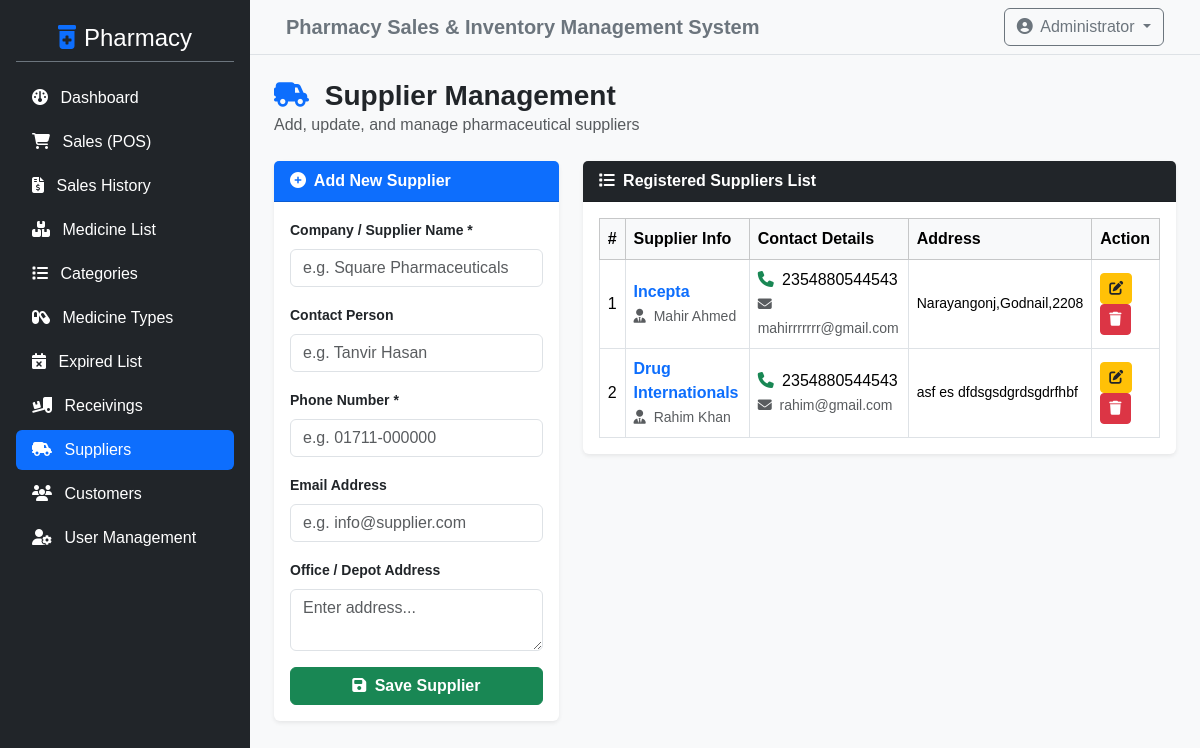
Page /admin/suppliers.php (signed in) on the earlier database version.
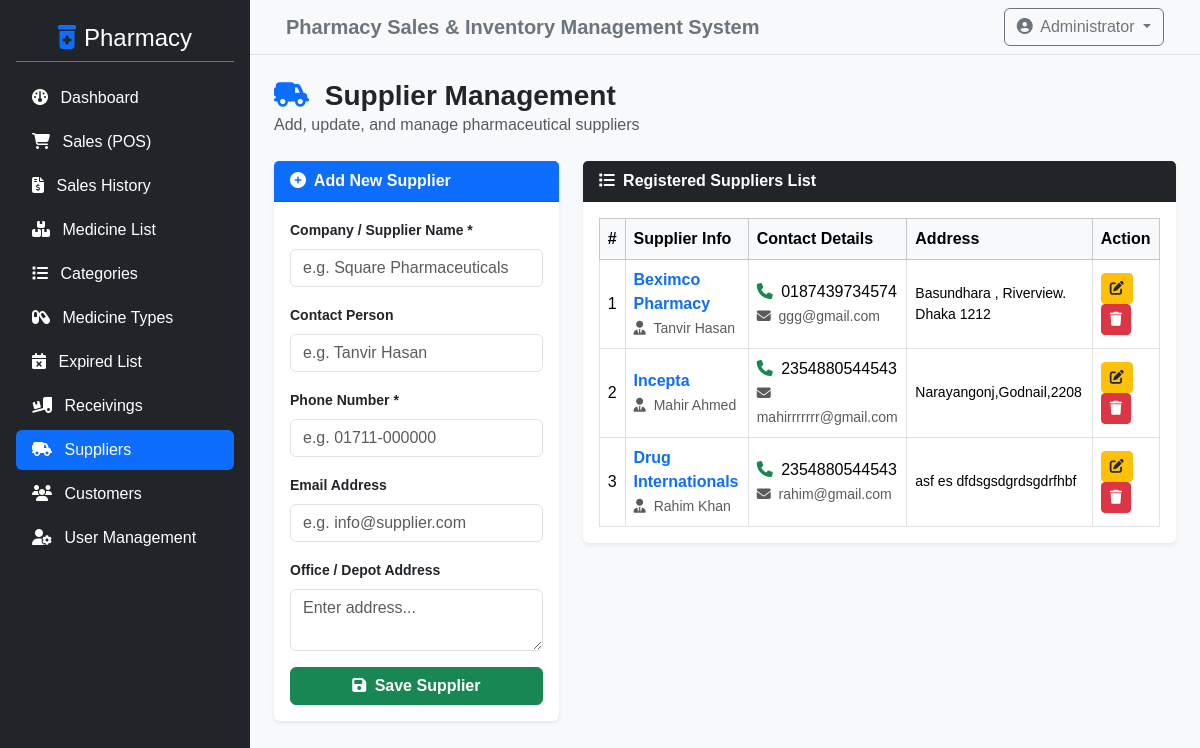
Same page on the later database version.
### tables this page shows
CREATE TABLE `supplier_list` (
  `id` int NOT NULL,
  `supplier_name` varchar(255) NOT NULL,
  `contact_person` varchar(255) DEFAULT NULL,
  `phone` varchar(50) NOT NULL,
  `email` varchar(100) DEFAULT NULL,
  `address` text
);

### admin/suppliers.php (the view, shortened to what the changed rows need)
<?php
include '../config/db_connect.php';
$suppliers = $conn->query("SELECT * FROM supplier_list ORDER BY id DESC");
?>
<?php include '../includes/header.php'; ?>
<div class="d-flex">
    <div class="w-100 bg-light min-vh-100">
        <div class="container-fluid p-4">
            <div class="row g-4">
                <div class="col-md-8">
                    <div class="card shadow-sm border-0">
                        <div class="card-body">
                            <div class="table-responsive">
                                <table class="table table-bordered table-hover align-middle mb-0">
                                    <thead class="table-light">
                                        <tr>
                                            <th>#</th>
                                            <th>Supplier Info</th>
                                            <th>Contact Details</th>
                                            <th>Address</th>
                                            <th>Action</th>
                                        </tr>
                                    </thead>
                                    <tbody>
                                        <?php if ($suppliers && $suppliers->num_rows > 0): ?>
                                            <?php $i = 1; while ($row = $suppliers->fetch_assoc()): ?>
                                                <tr>
                                                    <td><?php echo $i++; ?></td>
                                                    <td>
                                                        <div class="fw-bold text-primary"><?php echo htmlspecialchars($row['supplier_name']); ?></div>
                                                        <small class="text-muted"><i class="fa-solid fa-user-tie me-1"></i> <?php echo htmlspecialchars($row['contact_person'] ?: 'N/A'); ?></small>
                                                    </td>
                                                    <td>
                                                        <div><i class="fa-solid fa-phone me-1 text-success"></i> <?php echo htmlspecialchars($row['phone']); ?></div>
                                                        <?php if (!empty($row['email'])): ?>
                                                            <small class="text-muted"><i class="fa-solid fa-envelope me-1"></i> <?php echo htmlspecialchars($row['email']); ?></small>
                                                        <?php endif; ?>
                                                    </td>
                                                    <td class="small"><?php echo htmlspecialchars($row['address'] ?: 'N/A'); ?></td>
                                                    <td>
                                                        <button type="button" class="btn btn-sm btn-warning text-dark"
                                                                data-bs-toggle="modal"
                                                                data-bs-target="#editModal<?php echo $row['id']; ?>">
                                                            <i class="fa-solid fa-pen-to-square"></i>
                                                        </button>
                                                        <a href="suppliers.php?delete_id=<?php echo $row['id']; ?>"
                                                           class="btn btn-sm btn-danger"
                                                           onclick="return confirm('Are you sure you want to delete this supplier?');">
                                                            <i class="fa-solid fa-trash"></i>
                                                        </a>
                                                    </td>
                                                </tr>
                                            <?php endwhile; ?>
                                        <?php else: ?>
                                            <tr>
                                                <td colspan="5" class="text-center text-muted py-4">No suppliers found. Add one from the left form!</td>
                                            </tr>
                                        <?php endif; ?>
                                    </tbody>
                                </table>
                            </div>
                        </div>
                    </div>
                </div>
            </div>
        </div>
    </div>
</div>
<?php include '../includes/footer.php'; ?>

Differences in the rows shown:
added supplier_list: supplier_name "Beximco Pharmacy", contact_person "Tanvir Hasan", phone "0187439734574", email "ggg@gmail.com", address "Basundhara , Riverview. Dhaka 1212"
